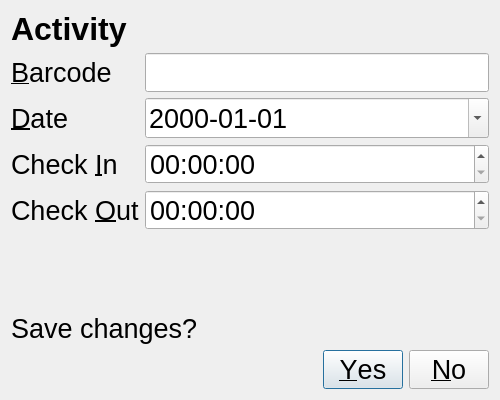
<?xml version="1.0" encoding="UTF-8"?>
<ui version="4.0">
 <class>ModifyActivityDialogBox</class>
 <widget class="QDialog" name="ModifyActivityDialogBox">
  <property name="geometry">
   <rect>
    <x>0</x>
    <y>0</y>
    <width>500</width>
    <height>400</height>
   </rect>
  </property>
  <property name="windowTitle">
   <string>TimeTrack4237</string>
  </property>
  <layout class="QVBoxLayout" name="verticalLayout">
   <item>
    <widget class="QLabel" name="title">
     <property name="font">
      <font>
       <pointsize>24</pointsize>
       <weight>75</weight>
       <bold>true</bold>
      </font>
     </property>
     <property name="text">
      <string>Activity</string>
     </property>
    </widget>
   </item>
   <item>
    <layout class="QFormLayout" name="formLayout">
     <item row="0" column="0">
      <widget class="QLabel" name="barcodeLabel">
       <property name="font">
        <font>
         <pointsize>20</pointsize>
        </font>
       </property>
       <property name="text">
        <string>&amp;Barcode</string>
       </property>
       <property name="buddy">
        <cstring>barcode</cstring>
       </property>
      </widget>
     </item>
     <item row="0" column="1">
      <widget class="QLineEdit" name="barcode">
       <property name="font">
        <font>
         <pointsize>20</pointsize>
        </font>
       </property>
      </widget>
     </item>
     <item row="1" column="0">
      <widget class="QLabel" name="dateLabel">
       <property name="font">
        <font>
         <pointsize>20</pointsize>
        </font>
       </property>
       <property name="text">
        <string>&amp;Date</string>
       </property>
       <property name="buddy">
        <cstring>date</cstring>
       </property>
      </widget>
     </item>
     <item row="2" column="0">
      <widget class="QLabel" name="checkInLabel">
       <property name="font">
        <font>
         <pointsize>20</pointsize>
        </font>
       </property>
       <property name="text">
        <string>Check &amp;In</string>
       </property>
       <property name="buddy">
        <cstring>checkIn</cstring>
       </property>
      </widget>
     </item>
     <item row="3" column="0">
      <widget class="QLabel" name="checkOutLabel">
       <property name="font">
        <font>
         <pointsize>20</pointsize>
        </font>
       </property>
       <property name="text">
        <string>Check &amp;Out</string>
       </property>
       <property name="buddy">
        <cstring>checkOut</cstring>
       </property>
      </widget>
     </item>
     <item row="1" column="1">
      <widget class="QDateEdit" name="date">
       <property name="font">
        <font>
         <pointsize>20</pointsize>
        </font>
       </property>
       <property name="currentSection">
        <enum>QDateTimeEdit::YearSection</enum>
       </property>
       <property name="displayFormat">
        <string>yyyy-MM-dd</string>
       </property>
       <property name="calendarPopup">
        <bool>true</bool>
       </property>
       <property name="date">
        <date>
         <year>2000</year>
         <month>1</month>
         <day>1</day>
        </date>
       </property>
      </widget>
     </item>
     <item row="2" column="1">
      <widget class="QTimeEdit" name="checkIn">
       <property name="font">
        <font>
         <pointsize>20</pointsize>
        </font>
       </property>
       <property name="displayFormat">
        <string>HH:mm:ss</string>
       </property>
      </widget>
     </item>
     <item row="3" column="1">
      <widget class="QTimeEdit" name="checkOut">
       <property name="font">
        <font>
         <pointsize>20</pointsize>
        </font>
       </property>
       <property name="displayFormat">
        <string>HH:mm:ss</string>
       </property>
      </widget>
     </item>
    </layout>
   </item>
   <item>
    <spacer name="verticalSpacer">
     <property name="orientation">
      <enum>Qt::Vertical</enum>
     </property>
     <property name="sizeHint" stdset="0">
      <size>
       <width>20</width>
       <height>40</height>
      </size>
     </property>
    </spacer>
   </item>
   <item>
    <widget class="QLabel" name="message">
     <property name="font">
      <font>
       <pointsize>20</pointsize>
       <weight>50</weight>
       <bold>false</bold>
      </font>
     </property>
     <property name="text">
      <string>Save changes?</string>
     </property>
     <property name="wordWrap">
      <bool>true</bool>
     </property>
    </widget>
   </item>
   <item>
    <widget class="QDialogButtonBox" name="buttonBox">
     <property name="font">
      <font>
       <pointsize>20</pointsize>
      </font>
     </property>
     <property name="orientation">
      <enum>Qt::Horizontal</enum>
     </property>
     <property name="standardButtons">
      <set>QDialogButtonBox::No|QDialogButtonBox::Yes</set>
     </property>
    </widget>
   </item>
  </layout>
 </widget>
 <resources/>
 <connections/>
</ui>
